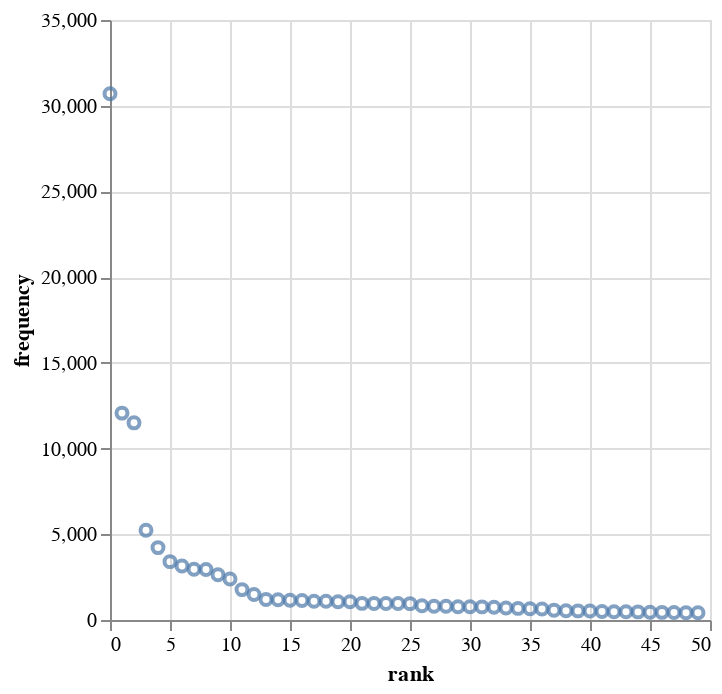

Notebook code cell kept with this figure:
### Code cell
import altair as alt

top_50_words = counts.most_common(50)

top_50_words.sort(key=lambda x: x[1], reverse=True)

zipfs_df = pd.DataFrame([{'lemma': h, 'frequency': i, 'rank': idx} for idx, (h, i) in enumerate(top_50_words)])

chart = alt.Chart(zipfs_df)

chart.mark_point().encode(x='rank', y='frequency')

### Figure 1 — Vega-Lite specification as saved in the notebook (floating-point values rounded to 4 significant figures)
{"config": {"view": {"continuousWidth": 300, "continuousHeight": 300}}, "data": {"name": "data-87472f04c90760273440294d8b34771f"}, "mark": {"type": "point"}, "encoding": {"x": {"field": "rank", "type": "quantitative"}, "y": {"field": "frequency", "type": "quantitative"}}, "$schema": "https://vega.github.io/schema/vega-lite/v5.8.0.json", "datasets": {"data-87472f04c90760273440294d8b34771f": [{"lemma": [13235533763295891320, "ὁ"], "frequency": 30698, "rank": 0}, {"lemma": [17748023633569331552, "καί"], "frequency": 12068, "rank": 1}, {"lemma": [8186194481231789433, "δέ"], "frequency": 11501, "rank": 2}, {"lemma": [4977271630021833254, "εἰμί"], "frequency": 5233, "rank": 3}, {"lemma": [9853586261398503443, "εἰς"], "frequency": 4223, "rank": 4}, {"lemma": [4079656415763048522, "αὐτός"], "frequency": 3405, "rank": 5}, {"lemma": [11510930985928516704, "ἐν"], "frequency": 3150, "rank": 6}, {"lemma": [8132687086641802678, "μέν"], "frequency": 2956, "rank": 7}, {"lemma": [13182339959282520636, "τε"], "frequency": 2950, "rank": 8}, {"lemma": [3762461296539380193, "οὗτος"], "frequency": 2636, "rank": 9}, {"lemma": [13436426045211726037, "ἐπί"], "frequency": 2387, "rank": 10}, {"lemma": [9351721738533691920, "οὐ"], "frequency": 1772, "rank": 11}, {"lemma": [7831898634896910106, "ἐκ"], "frequency": 1491, "rank": 12}, {"lemma": [8758433103709154257, "ποιέω"], "frequency": 1201, "rank": 13}, {"lemma": [14040870976478696467, "λέγω"], "frequency": 1185, "rank": 14}, {"lemma": [4365096621748903396, "ἔχω"], "frequency": 1152, "rank": 15}, {"lemma": [4668833621167089952, "ὡς"], "frequency": 1142, "rank": 16}, {"lemma": [1795424081206428949, "σφεῖς"], "frequency": 1093, "rank": 17}, {"lemma": [16962597499038473529, "γίγνομαι"], "frequency": 1090, "rank": 18}, {"lemma": [10921423349338651244, "ὑπό"], "frequency": 1066, "rank": 19}, {"lemma": [8458750163239852528, "δή"], "frequency": 1065, "rank": 20}, {"lemma": [17729771150487329199, "κατά"], "frequency": 970, "rank": 21}, {"lemma": [16961836895117262858, "ἀπό"], "frequency": 968, "rank": 22}, {"lemma": [11569169732327989164, "ὅς"], "frequency": 963, "rank": 23}, {"lemma": [8538102378701243982, "ἄλλος"], "frequency": 963, "rank": 24}, {"lemma": [16974844239899419326, "γάρ"], "frequency": 954, "rank": 25}, {"lemma": [12554242273299801525, "παῖς"], "frequency": 827, "rank": 26}, {"lemma": [16951177460328749607, "πρός"], "frequency": 799, "rank": 27}, {"lemma": [17078809264166867739, "καλέω"], "frequency": 797, "rank": 28}, {"lemma": [805459075626597717, "πόλις"], "frequency": 778, "rank": 29}, {"lemma": [16709929023908376226, "παρά"], "frequency": 768, "rank": 30}, {"lemma": [2214443510906563002, "φημί"], "frequency": 765, "rank": 31}, {"lemma": [16849330133514629765, "πολύς"], "frequency": 742, "rank": 32}, {"lemma": [387425808963987279, "ἄγαλμα"], "frequency": 697, "rank": 33}, {"lemma": [2193625573776560340, "ἀνήρ"], "frequency": 678, "rank": 34}, {"lemma": [5499321372025105641, "ἱερόν"], "frequency": 657, "rank": 35}, {"lemma": [17325230439220247644, "θεός"], "frequency": 644, "rank": 36}, {"lemma": [15393780982101781095, "Λακεδαιμόνιος"], "frequency": 574, "rank": 37}, {"lemma": [15631266562367876066, "ἔτι"], "frequency": 538, "rank": 38}, {"lemma": [10155964591359490241, "τίς"], "frequency": 532, "rank": 39}, {"lemma": [9141478190591855018, "ἐνταῦθα"], "frequency": 525, "rank": 40}, {"lemma": [7875870551375876123, "ἐγώ"], "frequency": 493, "rank": 41}, {"lemma": [18395984598197927089, "ἤ"], "frequency": 482, "rank": 42}, {"lemma": [2347752120008614909, "λόγος"], "frequency": 482, "rank": 43}, {"lemma": [12111020588007839802, "πᾶς"], "frequency": 473, "rank": 44}, {"lemma": [12300577438961872459, "μάλα"], "frequency": 449, "rank": 45}, {"lemma": [12755489090191081554, "ναός"], "frequency": 445, "rank": 46}, {"lemma": [18346338747901523621, "ὄνομα"], "frequency": 434, "rank": 47}, {"lemma": [12824361955036584079, "διά"], "frequency": 428, "rank": 48}, {"lemma": [2367424756460482101, "μετά"], "frequency": 419, "rank": 49}]}}
